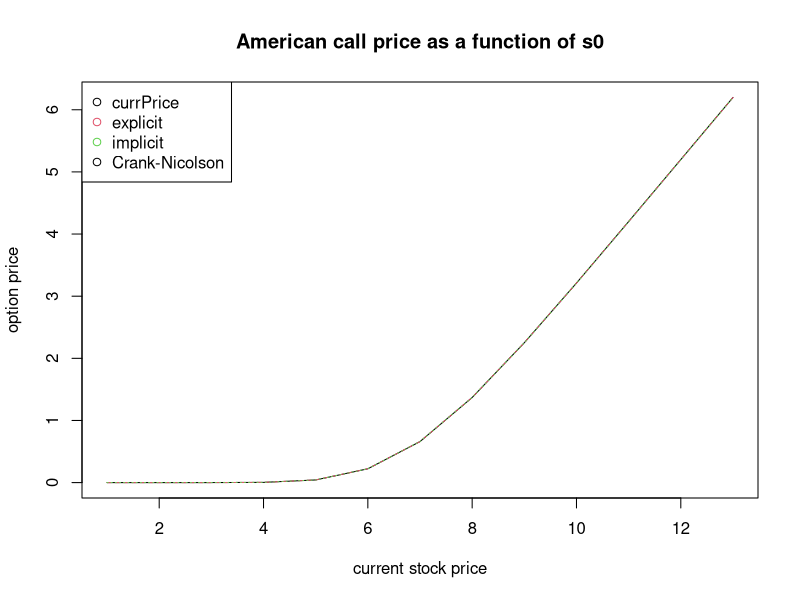
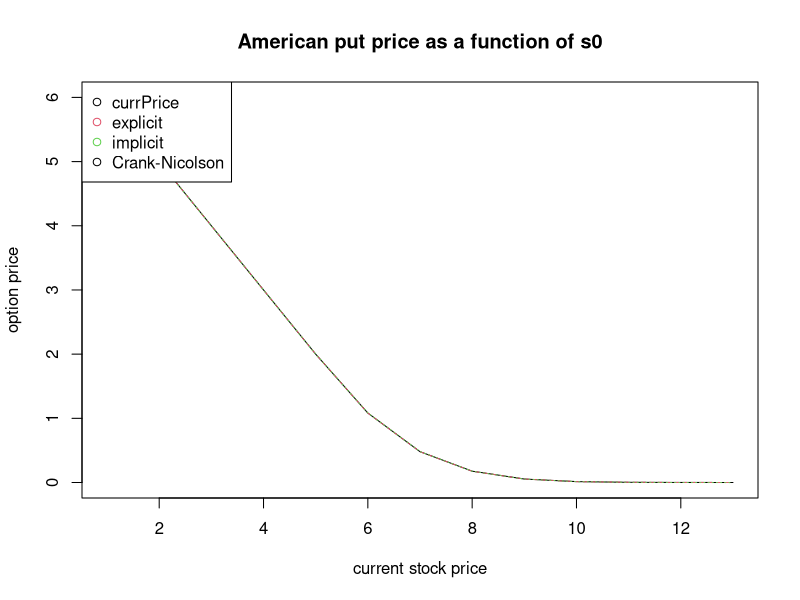

Recreate these plots in R, in order.
# MGMT237G Project 7 Finite Differential Method
# Wei Wei

###############################
# Problem 1
###############################
currPrice = 10
k = 10 # strike price
mt = 0.5 # maturity
sigma = 0.2
rf = 0.04
dt = 0.002
dx = c( sigma*sqrt(dt), sigma*sqrt(3*dt), sigma*sqrt(4*dt) )
type = "put"
style = "european"

#######################################
# function definition

# (a) Explicit Finite-Difference Method
fde.log = function(s, k, r, t, sd,
                    n = ceiling(1000*t), m = 2*ceiling(sqrt(3*n)),
                    type = c("call", "put"), style = c("european", "american"),
                    grid = FALSE) {
  type = match.arg(type); style = match.arg(style)
  
  dt = t / n
  m = m + m%%2                         # Ensure m is even.
  ## Set stock price limits to +/- 3 standard deviations.
  z.lim = log(s) + 3*sd*sqrt(t)*c(min=-1, max=1)
  dz = unname(diff(z.lim)) / m
  z.seq = z.lim['min'] + 0:m*dz        # vector, m+1 elements
  
  f = matrix(rep(NA, (n+1)*(m+1)), nrow=n+1)
  g2m = function(i)  i + 1             # grid index to matrix index
  f[g2m(n),] = switch(type, call=pmax(exp(z.seq)-k,0), put=pmax(k-exp(z.seq),0))
  
  a = (1 + r*dt)^-1 * (-dt/(2*dz)*(r - 1/2*sd^2) + dt/(2*dz^2)*sd^2)
  b = (1 + r*dt)^-1 * (1 - dt/dz^2*sd^2)
  c = (1 + r*dt)^-1 * (dt/(2*dz)*(r - 1/2*sd^2) + dt/(2*dz^2)*sd^2)
  for (i in g2m((n-1):0)) {             # Iterate from end to beginning.
    j.seq = rep(g2m(0:2), times=m-1) + rep(0:(m-2), each=3)
    f[i,g2m(1:(m-1))] = matrix(f[i+1,j.seq], ncol=3, byrow=TRUE) %*% c(a,b,c)
    
    if (type == 'call') {               # m: ∂C/∂S ≈ 1
      f[i,g2m(m)] = f[i,g2m(m-1)] + exp(z.seq[g2m(m)]) - exp(z.seq[g2m(m-1)])
      f[i,g2m(0)] = f[i,g2m(1)]        # 0: ∂C/∂S ≈ 0
    }
    else if (type == 'put') {           # m: ∂C/∂S ≈ 0
      f[i,g2m(m)] = f[i,g2m(m-1)]      # 0: ∂C/∂S ≈ 1
      f[i,g2m(0)] = f[i,g2m(1)] - (exp(z.seq[g2m(m)]) - exp(z.seq[g2m(m-1)]))
      if (style == 'american')
        f[i,] = pmax(f[i,], k - exp(z.seq))
    }
  }
  
  if (grid) return(f) else return(f[g2m(0), g2m(m/2)])
}

# (b) Implicit Finite-Difference Method
fdi.log = function(s, k, r, t, sd,
                    n = ceiling(1e3*t), m = 2*ceiling(sqrt(3*n)),
                    type = c("call", "put"), style = c("european", "american"),
                    grid = FALSE) {
  if (t <= 0) stop("t = ", t, " is nonpositive!")
  type = match.arg(type); style = match.arg(style)
  
  dt = t / n
  m = m + m%%2                         # Ensure m is even.
  ## Set stock price limits to +/- 3 standard deviations.
  z.lim = log(s) + 3*sd*sqrt(t)*c(min=-1, max=1)
  dz = unname(diff(z.lim)) / m
  z.seq = z.lim['min'] + 0:m*dz        # vector, m+1 elements
  
  f = matrix(rep(NA, (n+1)*(m+1)), nrow=n+1)
  g2m = function(i)  i + 1             # grid index to matrix index
  f[g2m(n),] = switch(type, call=pmax(exp(z.seq)-k,0), put=pmax(k-exp(z.seq),0))
  f[,g2m(m)] = switch(type, call=exp(z.seq[g2m(m)])-k, put=0)
  f[,g2m(0)] = switch(type, call=0,                    put=k-exp(z.seq[g2m(0)]))
  
  a = dt/(2*dz)*(r - 1/2*sd^2) - dt/(2*dz^2)*sd^2
  b = 1 + dt/dz^2*sd^2 + r*dt
  c = -dt/(2*dz)*(r - 1/2*sd^2) - dt/(2*dz^2)*sd^2
  for (i in g2m((n-1):0)) {             # Iterate from end to beginning.
    A = matrix(0, nrow=m-1, ncol=m-1)
    B = f[i+1,g2m(1:(m-1))]
    for (j in 1:(m-1)) {
      if (j <= 1) {                     # j == 1
        A[j,1:2] = c(b, c)
        B[1] = B[1] - a*f[i,g2m(0)]
      }
      else if (j < m-1)
        A[j,(j-1):(j+1)] = c(a, b, c)
      else {                            # j == m-1
        A[j,(m-2):(m-1)] = c(a, b)
        B[m-1] = B[m-1] - c*f[i,g2m(m)]
      }
    }
    f[i,g2m(1:(m-1))] = solve(A, B)
    
    if (type == 'put' && style == 'american')
      f[i,] = pmax(f[i,], k - exp(z.seq))
  }
  
  if (grid) return(f) else return(f[g2m(0), g2m(m/2)])
}

# (c) Crank-Nicolson Finite-Difference method
fdcn.log = function(s, k, r, t, sd,
                     n = ceiling(1e3*t), m = 2*ceiling(sqrt(3*n)),
                     type = c("call", "put"), style = c("european", "american"),
                     grid = FALSE) {
  if (t <= 0) stop("t = ", t, " is nonpositive!")
  type = match.arg(type); style = match.arg(style)
  
  dt = t / n
  m = m + m%%2                         # Ensure m is even.
  ## Set stock price limits to +/- 3 standard deviations.
  z.lim = log(s) + 3*sd*sqrt(t)*c(min=-1, max=1)
  dz = unname(diff(z.lim)) / m
  z.seq = z.lim['min'] + 0:m*dz        # vector, m+1 elements
  
  f = matrix(rep(NA, (n+1)*(m+1)), nrow=n+1)
  g2m = function(i)  i + 1             # grid index to matrix index
  f[g2m(n),] = switch(type, call=pmax(exp(z.seq)-k,0), put=pmax(k-exp(z.seq),0))
  
  p.u = -dt/4*(sd^2/dz^2 + (r - 1/2*sd^2)/dz)
  p.m = 1 + dt*(sd^2/(2*dz^2) + r/2)
  p.d = -dt/4*(sd^2/dz^2 - (r - 1/2*sd^2)/dz)
  tridiag = rbind(0, cbind(diag(c(rep(p.u, m-1), 1)), 0)) +
    diag(c(1, rep(p.m, m-1), -1)) +
    rbind(cbind(0, diag(c(-1, rep(p.d, m-1)))), 0)
  c = tridiag
  d = diag(2, m+1) - tridiag           # Note: 1st & last rows corrected later.
  for (i in g2m((n-1):0)) {             # Iterate from end to beginning.
    rhs = d %*% f[i+1,g2m(m:0)]
    if (type == 'call') {
      rhs[g2m(0)] = exp(z.seq[g2m(m)]) - exp(z.seq[g2m(m-1)])
      rhs[g2m(m)] = 0
    }
    else if (type == 'put') {
      rhs[g2m(0)] = 0
      rhs[g2m(m)] = exp(z.seq[g2m(m)]) - exp(z.seq[g2m(m-1)])
    }
    f[i,g2m(m:0)] = solve(c, rhs)
    
    if (type == 'put' && style == 'american')
      f[i,] = pmax(f[i,], k - exp(z.seq))
  }
  
  if (grid) return(f) else return(f[g2m(0), g2m(m/2)])
}

# Black-Scholes-Merton option pricing
bsm = function(s, k, r, t, sigma, type = c("call", "put")){
  d1 = (log(s/k) + (r + 1/2*sigma^2)*t) / (sigma*sqrt(t))
  d2 = d1 - sigma*sqrt(t)
  price = switch(type, 
                 call = s*pnorm(d1) - k*exp(-r*t)*pnorm(d2), 
                 put = k*exp(-r*t)*pnorm(d2,lower.tail=F)-s*pnorm(d1,lower.tail=F))
  return(price)
}

###########################################
# Computation

# (a) Explicit
Pa = fde.log(currPrice, k, rf, mt, sigma, type=type, style=style)
# (b) Implicit
Pb = fdi.log(currPrice, k, rf, mt, sigma, type=type, style=style)
# (c) Crank-Nicolson
Pc = fdcn.log(currPrice, k, rf, mt, sigma, type=type, style=style)
# comparison with Black-Scholes-Merton formula value
P_bsm = bsm(currPrice, k, rf, mt, sigma, type=type)


currPrice = seq(4,16,1)
P_errors.euro = matrix(NA, nrow = length(currPrice), ncol = 4)
P_errors.euro[,1] = currPrice
colnames(P_errors.euro) = c("currPrice", "explicit", "implicit", "Crank-Nicolson")
for(i in 1:length(currPrice)){
  pa = fde.log(currPrice[i], k, rf, mt, sigma, type=type, style=style)
  pb = fdi.log(currPrice[i], k, rf, mt, sigma, type=type, style=style)
  pc = fdcn.log(currPrice[i], k, rf, mt, sigma, type=type, style=style)
  pbsm = bsm(currPrice[i], k, rf, mt, sigma, type=type)
  P_errors.euro[i,2] = pa/pbsm - 1
  P_errors.euro[i,3] = pb/pbsm - 1
  P_errors.euro[i,4] = pc/pbsm - 1
}

###############################
# Problem 2
###############################

#######################################
# function definition

# (a) Explicit Finite-Difference method
fde = function(s, k, r, t, sd, n = ceiling(1e3*t), m = 2*ceiling(sqrt(3*n)),
                type = c("call", "put"), style = c("european", "american"),
                grid = FALSE) {
  if (t <= 0) stop("t = ", t, " is nonpositive!")
  type = match.arg(type); style = match.arg(style)
  
  dt = t / n
  m = m + m%%2                         # Ensure m is even.
  s.lim = c(max=2*s, min=0)
  ds = unname(s.lim['max'] - s.lim['min']) / m
  s.seq = s.lim['min'] + 0:m*ds        # vector, m+1 elements
  
  f = matrix(rep(NA, (n+1)*(m+1)), nrow=n+1)
  g2m = function(i)  i + 1             # grid index to matrix index
  f[g2m(n),] = switch(type, call = pmax(s.seq - k, 0), put = pmax(k - s.seq, 0))
  
  for (i in g2m((n-1):0)) {             # Iterate from end to beginning.
    for (j in (m-1):1) {
      a = (1 + r*dt)^-1 * (-1/2*r*j*dt + 1/2*sd^2*j^2*dt)
      b = (1 + r*dt)^-1 * (1 - sd^2*j^2*dt)
      c = (1 + r*dt)^-1 * (1/2*r*j*dt + 1/2*sd^2*j^2*dt)
      f[i,g2m(j)] = t(c(a,b,c)) %*% f[i+1,g2m((j-1):(j+1))]
    }
    
    if (type == 'call') {               # m: ∂C/∂S ≈ 1
      f[i,g2m(m)] = f[i,g2m(m-1)] + s.seq[g2m(m)] - s.seq[g2m(m-1)]
      f[i,g2m(0)] = f[i,g2m(1)]        # 0: ∂C/∂S ≈ 0
    }
    else if (type == 'put') {           # m: ∂C/∂S ≈ 0
      f[i,g2m(m)] = f[i,g2m(m-1)]      # 0: ∂C/∂S ≈ 1
      f[i,g2m(0)] = f[i,g2m(1)] - (s.seq[g2m(1)] - s.seq[g2m(0)])
      if (style == 'american')
        f[i,] = pmax(f[i,], k - s.seq)
    }
  }
  
  if (grid) return(f) else return(f[g2m(0), g2m(m/2)])
}

# (b) implicit finite-difference method
fdi = function(s, k, r, t, sd, n = ceiling(1e3*t), m = 2*ceiling(sqrt(3*n)),
                type = c("call", "put"), style = c("european", "american"),
                grid = FALSE) {
  if (t <= 0) stop("t = ", t, " is nonpositive!")
  type = match.arg(type); style = match.arg(style)
  
  dt = t / n
  m = m + m%%2                         # Ensure m is even.
  s.lim = c(max=2*s, min=0)
  ds = unname(s.lim['max'] - s.lim['min']) / m
  s.seq = s.lim['min'] + 0:m*ds        # vector, m+1 elements
  
  f = matrix(rep(NA, (n+1)*(m+1)), nrow=n+1)
  g2m = function(i)  i + 1             # grid index to matrix index
  f[g2m(n),] = switch(type, call = pmax(s.seq - k, 0), put = pmax(k - s.seq, 0))
  f[,g2m(m)] = switch(type, call = s.seq[g2m(m)] - k,  put = 0)
  f[,g2m(0)] = switch(type, call = 0,                  put = k)
  
  for (i in g2m((n-1):0)) {             # Iterate from end to beginning.
    A = matrix(0, nrow=m-1, ncol=m-1)
    B = f[i+1,g2m(1:(m-1))]
    for (j in 1:(m-1)) {
      a = 1/2*r*j*dt - 1/2*sd^2*j^2*dt
      b = 1 + sd^2*j^2*dt + r*dt
      c = -1/2*r*j*dt - 1/2*sd^2*j^2*dt
      if (j <= 1) {                     # j == 1
        A[j,1:2] = c(b, c)
        B[1] = B[1] - a*f[i,g2m(0)]
      }
      else if (j < m-1)
        A[j,(j-1):(j+1)] = c(a, b, c)
      else {                            # j == m-1
        A[j,(m-2):(m-1)] = c(a, b)
        B[m-1] = B[m-1] - c*f[i,g2m(m)]
      }
    }
    f[i,g2m(1:(m-1))] = solve(A, B)
    
    if (type == 'put' && style == 'american')
      f[i,] = pmax(f[i,], k - s.seq)
  }
  
  if (grid) return(f) else return(f[g2m(0), g2m(m/2)])
}

#######################################
# Computation

ds = c(0.5, 1, 1.5)
type = "call"
style = "american"
currPrice = 10

# (a) explicit finite-difference American call
Ca = fde(currPrice, k, rf, mt, sigma, type=type, style=style)
# (b) implicit finite-difference American call
Cb = fdi(currPrice, k, rf, mt, sigma, type=type, style=style)
# (c) Crank-Nicolson American call
Cc = fdcn.log(currPrice, k, rf, mt, sigma, type=type, style=style)
# comparison with Black-Scholes-Merton formula value
C_bsm = bsm(currPrice, k, rf, mt, sigma, type=type)

type = "put"
Pa.amer = fde(currPrice, k, rf, mt, sigma, type=type, style=style)
Pb.amer = fdi(currPrice, k, rf, mt, sigma, type=type, style=style)
Pc.amer = fdcn.log(currPrice, k, rf, mt, sigma, type=type, style=style)
P_bsm.amer = bsm(currPrice, k, rf, mt, sigma, type=type)

# plot option price as function of current stock price
currPrice = seq(4,16,1)
plotAmericanOptions = function(type = c("call", "put")){
  prices = matrix(NA, nrow = length(currPrice), ncol = 3)
  for( i in 1:length(currPrice)){
    prices[i,1] = fde(currPrice[i], k, rf, mt, sigma, type=type, style=style)
    prices[i,2]= fdi(currPrice[i], k, rf, mt, sigma, type=type, style=style)
    prices[i,3] = fdcn.log(currPrice[i], k, rf, mt, sigma, type=type, style=style)
  }
  matplot(prices, type = c("l"), pch=1, col = 1:3, xlab = "current stock price", ylab = "option price")
  title( main = switch(type, call = "American call price as a function of s0",
                       put = "American put price as a function of s0"))
  legend("topleft", legend = c("currPrice", "explicit", "implicit", "Crank-Nicolson"), col=1:3, pch=1) # optional legend
}
plotAmericanOptions("call")
plotAmericanOptions("put")

